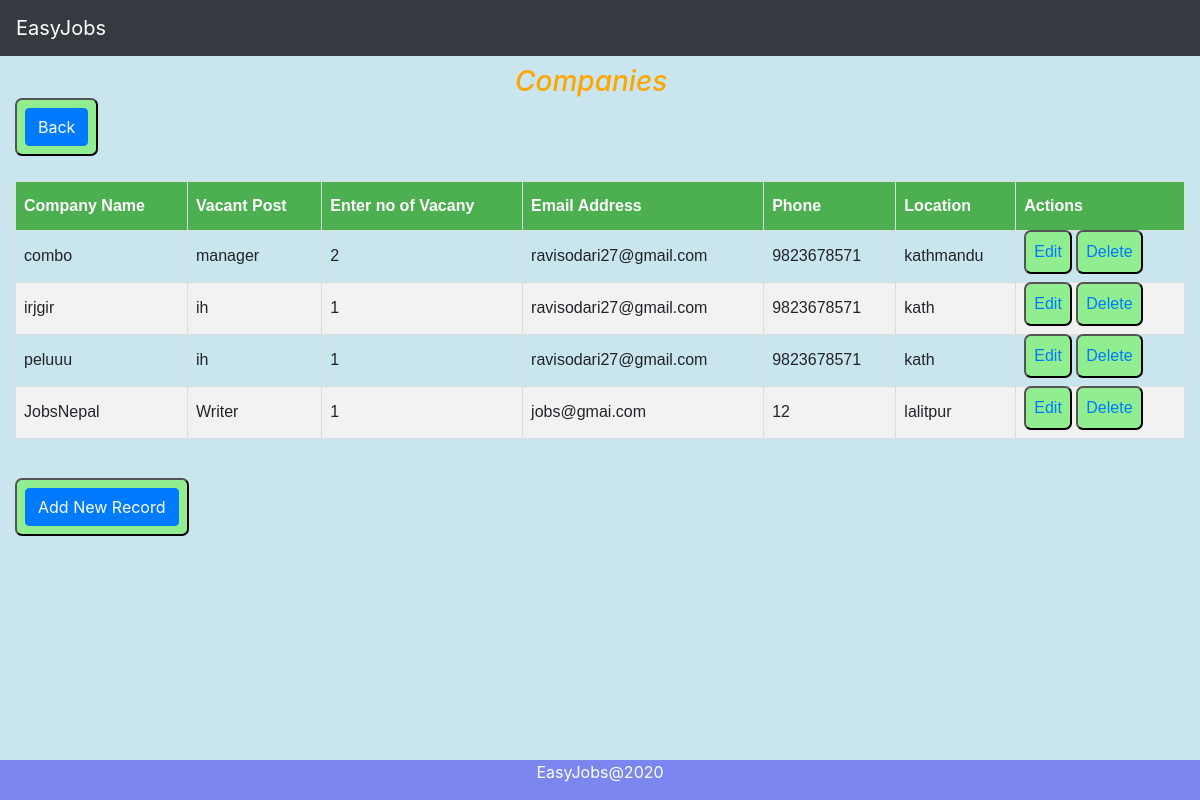
The page /show on the database as committed earlier.
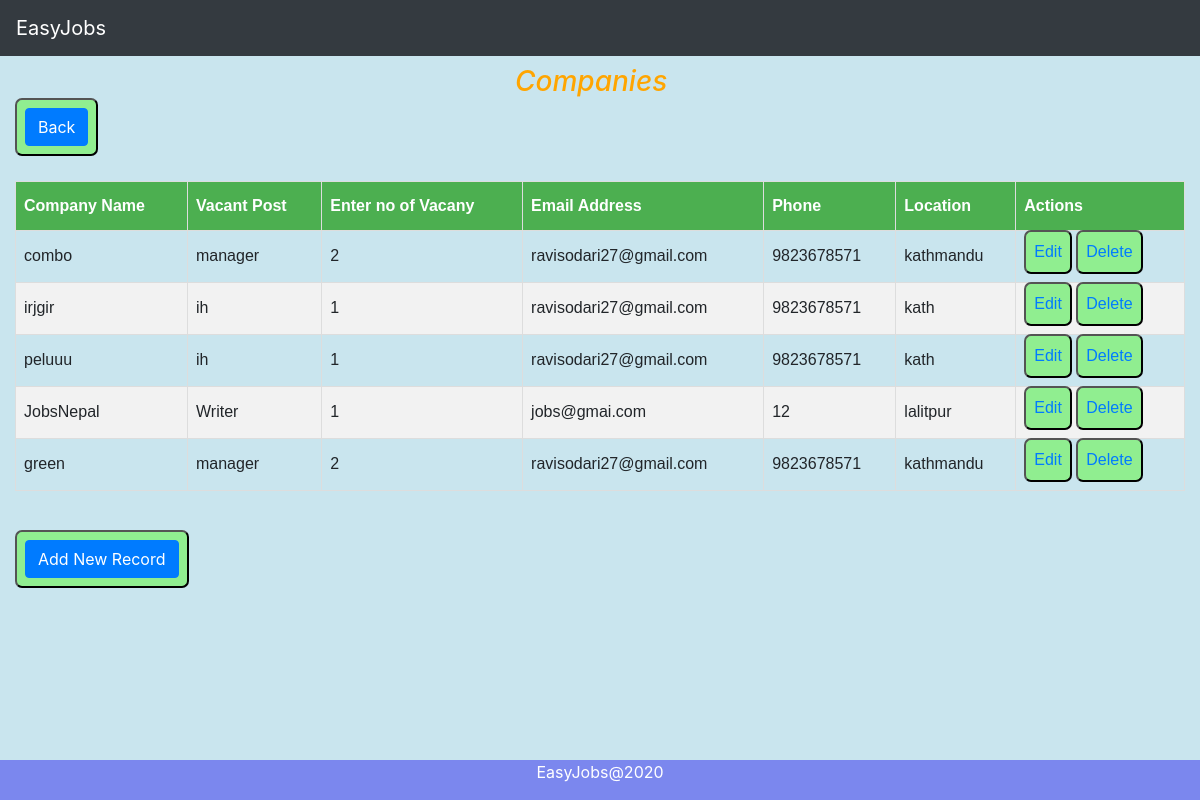
The same page on the database as committed later.
### easyjob/models.py (models this page shows)
class Company(models.Model):
    cCompanyName=models.CharField(max_length=100)
    cVacantPost=models.CharField(max_length=100)
    cVacancyNumber=models.IntegerField()
    cEmail=models.EmailField(max_length=100)
    cMobile=models.IntegerField()
    cLocation=models.CharField(max_length=50)
    objects= EmpManager()
    class Meta:
        db_table="Company"

### easyjob/views.py (the view)
# urls.py: path('show',views.show, name="show"),
def show(request):
    employees = Company.objects.all()
    return render(request,"show.html",{'employees':employees})

### templates/show.html (shortened to what this page needs)
{% extends 'base.html' %}
{% load static %}
{% block content %}
<head>
</head>
<body>
<h3 style="margin-left:500px;margin-top:65px;  font-style: oblique; color: orange;">Companies</h3>
<button><a href="/" class="btn btn-primary">Back</a>  </button>
<table style="margin-top: 25px;" id="show">
    <thead>
    <tr>
        <th>Company Name</th>
        <th>Vacant Post</th>
        <th>Enter no of Vacany</th>
        <th>Email Address</th>
        <th>Phone</th>
        <th>Location</th>
        {% if user.is_authenticated %}
        {% else %}
        <th>Actions</th>
        {% endif %}
    </tr>
    </thead>
    <tbody>
{% for employee in employees %}
    <tr>
        <td>{{ employee.cCompanyName }}</td>
        <td>{{ employee.cVacantPost }}</td>
        <td>{{ employee.cVacancyNumber }}</td>
        <td>{{ employee.cEmail }}</td>
        <td>{{ employee.cMobile }}</td>
        <td>{{ employee.cLocation}}</td>
        {% if user.is_authenticated %}
        {% else %}
        <td>
            <button><a href="/edit/{{ employee.id }}"><span >Edit</span></a> </button>
            <button> <a href="/delete/{{ employee.id }}">Delete</a>  </button>
        </td>
        {% endif %}
    </tr>
{% endfor %}
    </tbody>
</table >
<br>
<br>
{% if user.is_authenticated %}
{% else %}
<button><a href="/company/" class="btn btn-primary">Add New Record</a>  </button>
{% endif %}
</body>
{% endblock %}

Rows that differ between the two databases and show on the page:
added Company: cCompanyName "green", cVacantPost "manager", cVacancyNumber "2", cEmail "ravisodari27@gmail.com", cMobile "9823678571", cLocation "kathmandu"
